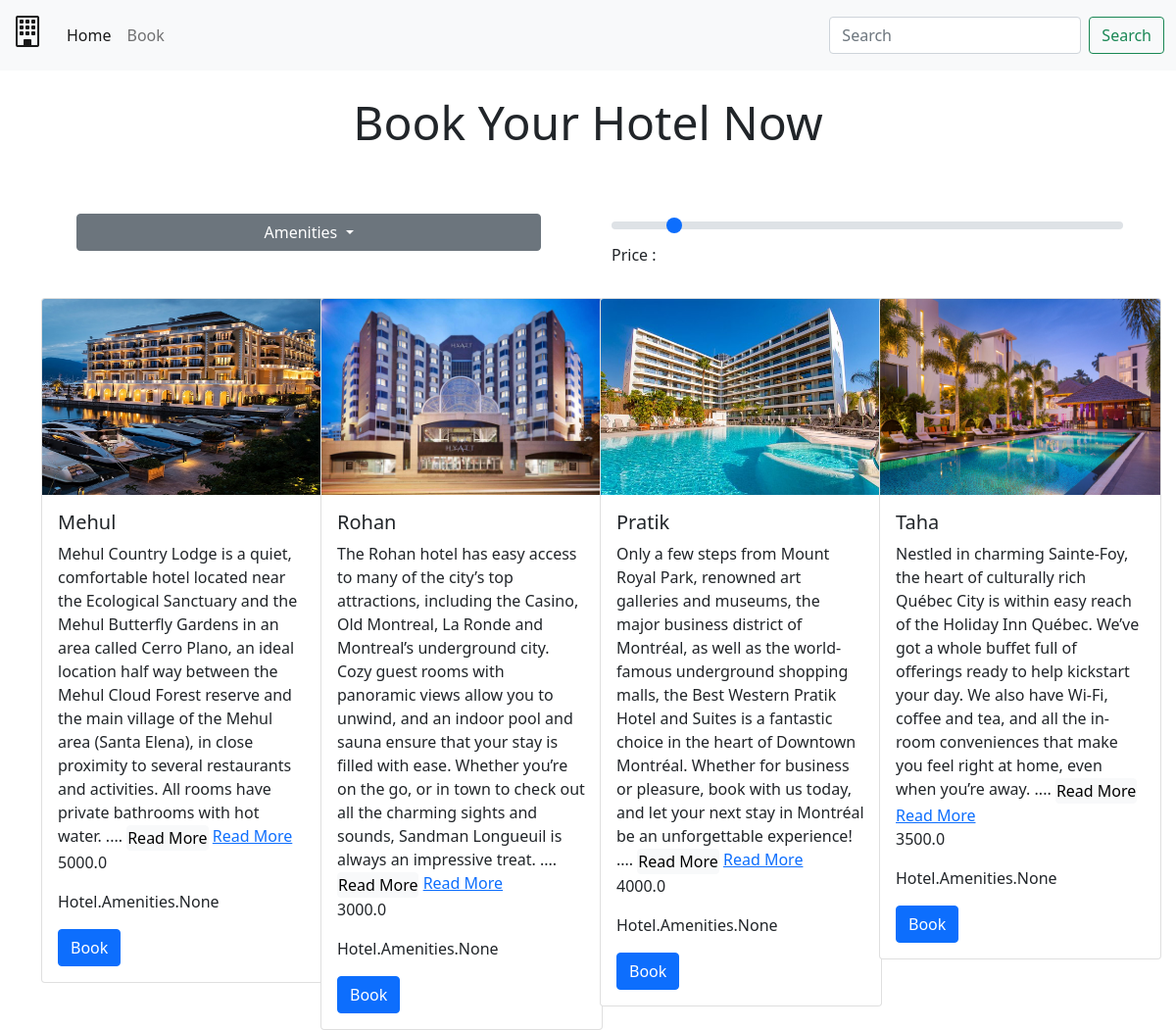
The page / on the database its author committed.
### Hotel/models.py (models this page shows, shortened)
class Hotels(models.Model):
    hotel_name = models.CharField(max_length=200)
    hotel_desc = models.TextField()
    hotel_image = models.ImageField(upload_to = 'hotel_pics/')
    price = models.FloatField()
    amenities = models.ManyToManyField(Amenities)

### Hotel/views.py (the view)
# urls.py: path('',views.home,name='home'),
def home(request):
    amenities = Amenities.objects.all()
    all_hotels = Hotels.objects.all()
    context = {'amenities':amenities,'all_hotels':all_hotels}
    return render(request,'home.html',context)

### template/home.html (shortened to what this page needs)
{% extends 'base.html' %} {% load static %}  {% block body %}
<div class="mt-4">
  <p class="display-5 text-center" id="head">Book Your Hotel Now</p>
</div>
<div class="container">
  <div class="row">
    <div class="col-6 p-5">
      <div class="dropdown">
        <button
          class="btn btn-secondary dropdown-toggle w-100"
          type="button"
          id="dropdownMenuButton1"
          data-bs-toggle="dropdown"
          aria-expanded="false"
        >
          Amenities
        </button>
      </div>
    </div>
    <div class="col-6 p-4">
      <div>
        <input
          type="range"
          class="form-range"
          id="price"
          min="500"
          max="5000"
          value="1000"
          onchange="get_hotel()"
        />
        <span id="show_price">Price :</span>
      </div>
    </div>
  </div>
</div>
<div class="container">
  <div class="row" id="all_hotels_here">
    {% for h in all_hotels %}
    <div class="col-3">
      <div class="card" style="width: 18rem">
        <img
          src="{{h.hotel_image.url}}"
          class="card-img-top"
          alt="..."
          height="200px"
        />
        <div class="card-body">
          <h5 class="card-title">{{h.hotel_name}}</h5>
          <span class="card-text" id="c-text-{{h.id}}">{{h.hotel_desc}} </span
          ><span class="card-text" id="dots-{{h.id}}">.... </span>
          <span
            ><button
              id="btn-{{h.id}}"
              onclick="myfunction('c-text-{{h.id}}','dots-{{h.id}}','btn-{{h.id}}','{{h.hotel_desc}}')"
              class="card-text btn btn-light p-0 m-0 border-none"
            >
              Read More
            </button></span
          >
          <a href="{% url 'hotel_details' %}"> Read More</a>
          <p class="card-text">{{h.price}}</p>
          <p class="card-text">{{h.amenities}}</p>
          <a href="#" class="btn btn-primary">Book</a>
        </div>
      </div>
    </div>
    {% endfor %}
  </div>
</div>
{% endblock body %}

### template/base.html (shortened to what this page needs)
<!DOCTYPE html>
{% load static %}
<html lang="en">
<head>
    <link href="https://cdn.jsdelivr.net/npm/bootstrap@5.0.2/dist/css/bootstrap.min.css" rel="stylesheet">
    <link rel="stylesheet" href="https://cdn.jsdelivr.net/npm/bootstrap-icons@1.9.1/font/bootstrap-icons.css">
</head>
<body>
    {% include 'navbar.html' %}
    {% block body %}
    {% endblock body %}
</body>
</html>

### template/navbar.html (shortened to what this page needs)
<nav class="navbar navbar-expand-lg navbar-light bg-light">
    <div class="container-fluid">
      <a class="navbar-brand" href="{% url 'home' %}"><h2><i class="bi bi-building"></i></h2></a>
      <div class="collapse navbar-collapse" id="navbarSupportedContent">
        <ul class="navbar-nav me-auto mb-2 mb-lg-0">
          <li class="nav-item">
            <a class="nav-link active" aria-current="page" href="{% url 'home' %}">Home</a>
          </li>
          <li class="nav-item">
            <a class="nav-link" href="#" tabindex="-1" aria-disabled="true">Book</a>
          </li>
        </ul>
        <form class="d-flex">
          <input class="form-control me-2" type="search" placeholder="Search" aria-label="Search">
          <button class="btn btn-outline-success" type="submit">Search</button>
        </form>
      </div>
    </div>
  </nav>

### rows shown on the page
Hotels: hotel_image (picture), hotel_name "Mehul", hotel_desc "Mehul Country Lodge is a quiet, comfortable hotel located near the Ecological Sanctuary and the Mehul Butterfly Gardens in an area called Cerro Plano, an ideal location half way between the Mehul Cloud Forest reserve and the main village of the Mehul area (Santa Elena), in close proximity to several restaurants and activities. All rooms have private bathrooms with hot water.", price "5000.0", amenities "Hotel.Amenities.None"
Hotels: hotel_image (picture), hotel_name "Rohan", hotel_desc "The Rohan hotel has easy access to many of the city’s top attractions, including the Casino, Old Montreal, La Ronde and Montreal’s underground city. Cozy guest rooms with panoramic views allow you to unwind, and an indoor pool and sauna ensure that your stay is filled with ease. Whether you’re on the go, or in town to check out all the charming sights and sounds, Sandman Longueuil is always an impressive treat.", price "3000.0", amenities "Hotel.Amenities.None"
Hotels: hotel_image (picture), hotel_name "Pratik", hotel_desc "Only a few steps from Mount Royal Park, renowned art galleries and museums, the major business district of Montréal, as well as the world-famous underground shopping malls, the Best Western Pratik Hotel and Suites is a fantastic choice in the heart of Downtown Montréal. Whether for business or pleasure, book with us today, and let your next stay in Montréal be an unforgettable experience!", price "4000.0", amenities "Hotel.Amenities.None"
Hotels: hotel_image (picture), hotel_name "Taha", hotel_desc "Nestled in charming Sainte-Foy, the heart of culturally rich Québec City is within easy reach of the Holiday Inn Québec. We’ve got a whole buffet full of offerings ready to help kickstart your day. We also have Wi-Fi, coffee and tea, and all the in-room conveniences that make you feel right at home, even when you’re away.", price "3500.0", amenities "Hotel.Amenities.None"
